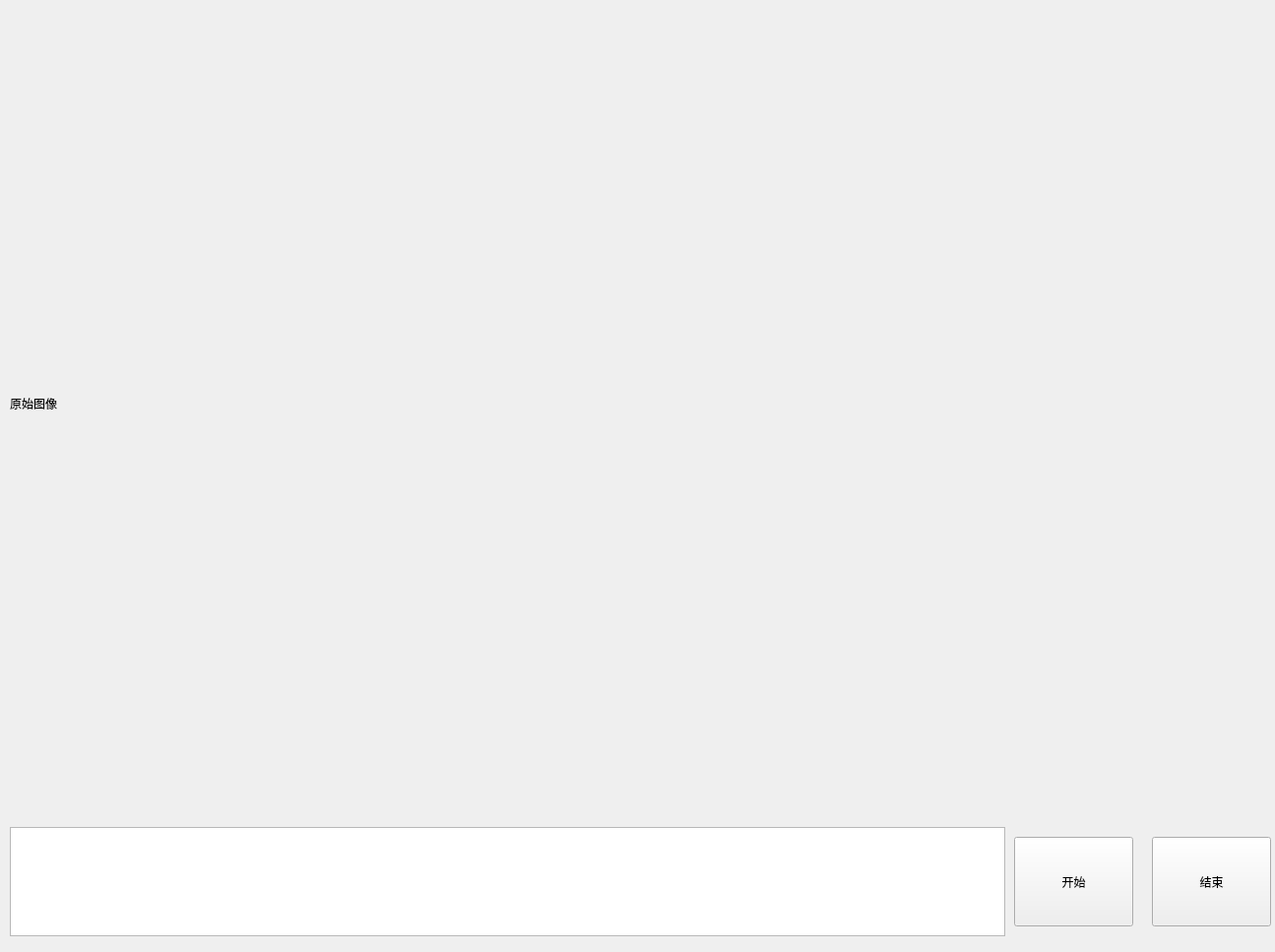
<?xml version="1.0" encoding="UTF-8"?>
<ui version="4.0">
 <class>Widget</class>
 <widget class="QWidget" name="Widget">
  <property name="geometry">
   <rect>
    <x>0</x>
    <y>0</y>
    <width>1295</width>
    <height>967</height>
   </rect>
  </property>
  <property name="windowTitle">
   <string>Widget</string>
  </property>
  <widget class="QPushButton" name="pushButton">
   <property name="geometry">
    <rect>
     <x>1030</x>
     <y>850</y>
     <width>121</width>
     <height>91</height>
    </rect>
   </property>
   <property name="text">
    <string>开始</string>
   </property>
  </widget>
  <widget class="QLabel" name="label">
   <property name="geometry">
    <rect>
     <x>10</x>
     <y>10</y>
     <width>1280</width>
     <height>800</height>
    </rect>
   </property>
   <property name="text">
    <string>原始图像</string>
   </property>
  </widget>
  <widget class="QTextBrowser" name="textBrowser">
   <property name="geometry">
    <rect>
     <x>10</x>
     <y>840</y>
     <width>1011</width>
     <height>111</height>
    </rect>
   </property>
  </widget>
  <widget class="QPushButton" name="pushButton_2">
   <property name="geometry">
    <rect>
     <x>1170</x>
     <y>850</y>
     <width>121</width>
     <height>91</height>
    </rect>
   </property>
   <property name="text">
    <string>结束</string>
   </property>
  </widget>
 </widget>
 <layoutdefault spacing="6" margin="11"/>
 <resources/>
 <connections>
  <connection>
   <sender>pushButton</sender>
   <signal>clicked()</signal>
   <receiver>Widget</receiver>
   <slot>on_pushButton_1_clicked()</slot>
   <hints>
    <hint type="sourcelabel">
     <x>1213</x>
     <y>633</y>
    </hint>
    <hint type="destinationlabel">
     <x>1069</x>
     <y>602</y>
    </hint>
   </hints>
  </connection>
  <connection>
   <sender>pushButton_2</sender>
   <signal>clicked()</signal>
   <receiver>Widget</receiver>
   <slot>button2_clicked()</slot>
   <hints>
    <hint type="sourcelabel">
     <x>1193</x>
     <y>730</y>
    </hint>
    <hint type="destinationlabel">
     <x>1005</x>
     <y>714</y>
    </hint>
   </hints>
  </connection>
 </connections>
 <slots>
  <slot>on_pushButton_1_clicked()</slot>
  <slot>button2_clicked()</slot>
 </slots>
</ui>
